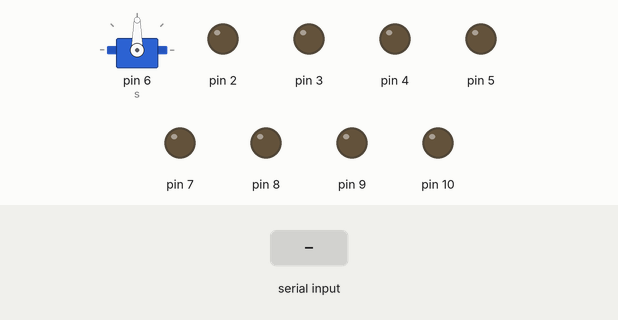
Recording of a sketch running on a simulated Arduino Uno, built with avr-gcc and run on an emulated ATmega328P. On the bench: servo, output pins drawn as LEDs (lit = HIGH). The test bench sets the inputs (shaded band).

Above: at 1.2 s.
1.3 s: "q90\n" received over Serial
At 1.75 s:
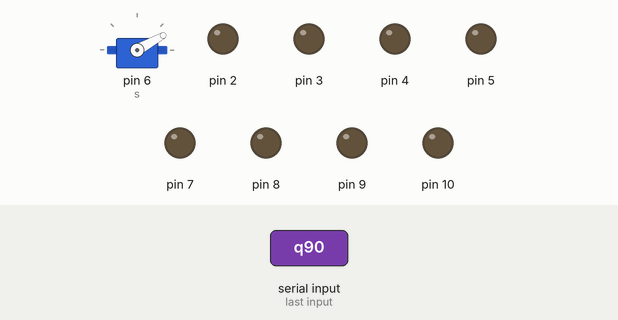
4.3 s: "30,150\n" received over Serial
At 4.74 s:
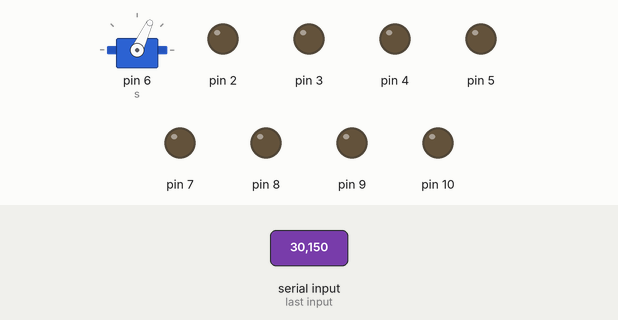
7.3 s: byte 113 ('q') received over Serial
At 8.0 s:
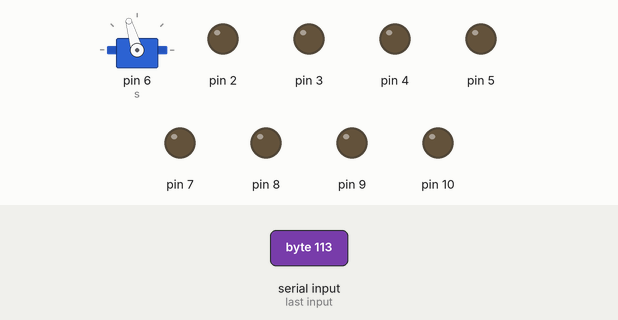
Timing chart, 0 to 10.3 s (numbered marks = the images above; inputs shaded):
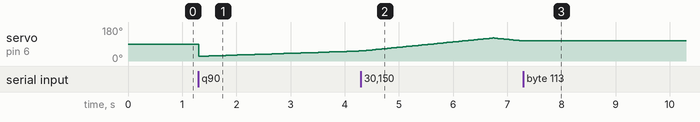

Measured:
- after the input at 7.3 s, servo on pin 6 (s): stops changing and stays 106°
- by itself, servo on pin 6 (s): rises from 53° to 122° in 2.4 s, then falls to 106° in 0.55 s

The sketch:

Move_Servo.ino
```cpp
#include <Servo.h>

Servo s;

String input = "";

bool run = false;
int step = 100;
float val = 800.0f;
int dir = 1;

void setup()
{
  for (int i = 2; i <= 10; i++)
    pinMode(i, OUTPUT);
  for (int i = 2; i <= 10; i++)
    digitalWrite(i, LOW);
  Serial.begin(9600);
  s.attach(6);
}

void loop()
{
  while (Serial.available())
  {
    char c = Serial.read();
    if (c == '\n')
    {
      int i = input.toInt();
      if (i > 0)
        step = i;
      // s.writeMicroseconds(input.toInt());
      input = "";
    }
    else if (c == 'q')
      run = !run;
    else
      input += c;
  }
  if (run)
  {
    if (val >= 1800)
      dir = -1;
    else if (val <= 800)
      dir = 1;
    val += 10.0f / step * dir;
    // Serial.print(val); Serial.print(" "); Serial.print(step); Serial.print(" "); Serial.println(dir);
    s.writeMicroseconds((int)val);
  }
  // else
    // s.writeMicroseconds(900);
  delay(1);
}
```
